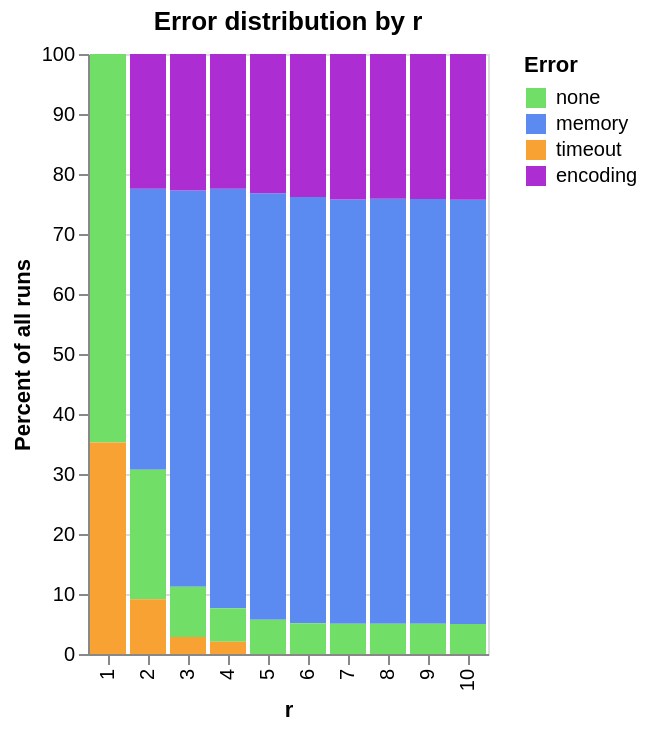

Write notebook code for a chart like this one.
### Markdown cell above
#### Errors

### Code cell
error_stats = (
    df.groupby("r")["error"]
      .value_counts(normalize=True)
      .reset_index(name="percentage")
)

error_stats["percentage"] *= 100

error_chart = (
    alt.Chart(error_stats)
    .mark_bar()
    .encode(
        x=alt.X("r:O", title="r"),
        y=alt.Y(
            "percentage:Q",
            title="Percent of all runs",
            scale=alt.Scale(domain=[0, 100])
        ),
        color=alt.Color(
            "error:N",
            title="Error",
            scale=alt.Scale(
                domain=["none", "memory", "timeout", "encoding"],
                range=["#71DF67", "#5B8AF0", "#F7A233", "#AC2ED3"]
            )
        ),
        tooltip=[
            "r",
            "error",
            alt.Tooltip("percentage:Q", title="Percent", format=".1f")
        ]
    )
    .properties(
        title="Error distribution by r"
    )
)
display(error_chart)
error_chart.save('error_distribution.pdf')

### Figure 1 — Vega specification as saved in the notebook (floating-point values rounded to 4 significant figures)
{"$schema": "https://vega.github.io/schema/vega/v6.json", "data": [{"name": "source_0", "values": [{"error": "none", "percentage": 64.75, "percentage_end": 100.0, "percentage_start": 35.25, "r": 1}, {"error": "timeout", "percentage": 35.25, "percentage_end": 35.25, "percentage_start": 0.0, "r": 1}, {"error": "memory", "percentage": 46.8, "percentage_end": 77.52, "percentage_start": 30.72, "r": 2}, {"error": "encoding", "percentage": 22.48, "percentage_end": 100.0, "percentage_start": 77.52, "r": 2}, {"error": "none", "percentage": 21.59, "percentage_end": 30.72, "percentage_start": 9.135, "r": 2}, {"error": "timeout", "percentage": 9.135, "percentage_end": 9.135, "percentage_start": 0.0, "r": 2}, {"error": "memory", "percentage": 66.02, "percentage_end": 77.25, "percentage_start": 11.23, "r": 3}, {"error": "encoding", "percentage": 22.75, "percentage_end": 100.0, "percentage_start": 77.25, "r": 3}, {"error": "none", "percentage": 8.409, "percentage_end": 11.23, "percentage_start": 2.819, "r": 3}, {"error": "timeout", "percentage": 2.819, "percentage_end": 2.819, "percentage_start": 0.0, "r": 3}, {"error": "memory", "percentage": 69.89, "percentage_end": 77.53, "percentage_start": 7.635, "r": 4}, {"error": "encoding", "percentage": 22.47, "percentage_end": 100.0, "percentage_start": 77.53, "r": 4}, {"error": "none", "percentage": 5.594, "percentage_end": 7.635, "percentage_start": 2.041, "r": 4}, {"error": "timeout", "percentage": 2.041, "percentage_end": 2.041, "percentage_start": 0.0, "r": 4}, {"error": "memory", "percentage": 71.09, "percentage_end": 76.81, "percentage_start": 5.724, "r": 5}, {"error": "encoding", "percentage": 23.19, "percentage_end": 100.0, "percentage_start": 76.81, "r": 5}, {"error": "none", "percentage": 5.724, "percentage_end": 5.724, "percentage_start": 0.0, "r": 5}, {"error": "memory", "percentage": 71.02, "percentage_end": 76.15, "percentage_start": 5.136, "r": 6}, {"error": "encoding", "percentage": 23.85, "percentage_end": 100.0, "percentage_start": 76.15, "r": 6}, {"error": "none", "percentage": 5.136, "percentage_end": 5.136, "percentage_start": 0.0, "r": 6}, {"error": "memory", "percentage": 70.7, "percentage_end": 75.75, "percentage_start": 5.045, "r": 7}, {"error": "encoding", "percentage": 24.25, "percentage_end": 100.0, "percentage_start": 75.75, "r": 7}, {"error": "none", "percentage": 5.045, "percentage_end": 5.045, "percentage_start": 0.0, "r": 7}, {"error": "memory", "percentage": 70.84, "percentage_end": 75.86, "percentage_start": 5.023, "r": 8}, {"error": "encoding", "percentage": 24.14, "percentage_end": 100.0, "percentage_start": 75.86, "r": 8}, {"error": "none", "percentage": 5.023, "percentage_end": 5.023, "percentage_start": 0.0, "r": 8}, {"error": "memory", "percentage": 70.79, "percentage_end": 75.81, "percentage_start": 5.023, "r": 9}, {"error": "encoding", "percentage": 24.19, "percentage_end": 100.0, "percentage_start": 75.81, "r": 9}, {"error": "none", "percentage": 5.023, "percentage_end": 5.023, "percentage_start": 0.0, "r": 9}, {"error": "memory", "percentage": 70.72, "percentage_end": 75.72, "percentage_start": 5.0, "r": 10}, {"error": "encoding", "percentage": 24.28, "percentage_end": 100.0, "percentage_start": 75.72, "r": 10}, {"error": "none", "percentage": 5.0, "percentage_end": 5.0, "percentage_start": 0.0, "r": 10}]}, {"name": "source_0_x_domain_r", "values": [{"r": 1}, {"r": 2}, {"r": 3}, {"r": 4}, {"r": 5}, {"r": 6}, {"r": 7}, {"r": 8}, {"r": 9}, {"r": 10}]}], "signals": [{"name": "x_step", "value": 20}, {"name": "width", "update": "bandspace(domain('x').length, 0.1, 0.05) * x_step"}], "marks": [{"type": "rect", "name": "marks", "from": {"data": "source_0"}, "encode": {"update": {"y": {"field": "percentage_end", "scale": "y"}, "y2": {"field": "percentage_start", "scale": "y"}, "fill": {"field": "error", "scale": "color"}, "width": {"signal": "max(0.25, bandwidth('x'))"}, "x": {"field": "r", "scale": "x"}, "tooltip": {"signal": "{\"r\": format(datum[\"r\"], \"\"), \"error\": isValid(datum[\"error\"]) ? datum[\"error\"] : \"\"+datum[\"error\"], \"Percent\": format(datum[\"percentage\"], \".1f\")}"}}}, "style": ["bar"]}], "scales": [{"name": "x", "type": "band", "domain": {"data": "source_0_x_domain_r", "field": "r", "sort": true}, "range": {"step": {"signal": "x_step"}}, "paddingOuter": 0.05, "paddingInner": 0.1}, {"name": "y", "type": "linear", "domain": [0, 100], "range": [{"signal": "height"}, 0], "zero": true}, {"name": "color", "type": "ordinal", "domain": ["none", "memory", "timeout", "encoding"], "range": ["#71DF67", "#5B8AF0", "#F7A233", "#AC2ED3"]}], "axes": [{"scale": "y", "gridScale": "x", "maxExtent": 0, "tickCount": {"signal": "ceil(height/40)"}, "aria": false, "minExtent": 0, "grid": true, "labels": false, "ticks": false, "orient": "left", "domain": false, "zindex": 0}, {"scale": "x", "zindex": 0, "labelAngle": 270, "grid": false, "title": "r", "orient": "bottom", "labelAlign": "right", "labelBaseline": "middle"}, {"scale": "y", "grid": false, "orient": "left", "labelOverlap": true, "tickCount": {"signal": "ceil(height/40)"}, "zindex": 0, "title": "Percent of all runs"}], "title": {"text": "Error distribution by r", "frame": "group"}, "legends": [{"title": "Error", "fill": "color", "symbolType": "square"}], "background": "white", "style": "cell", "height": 300, "padding": 5}
